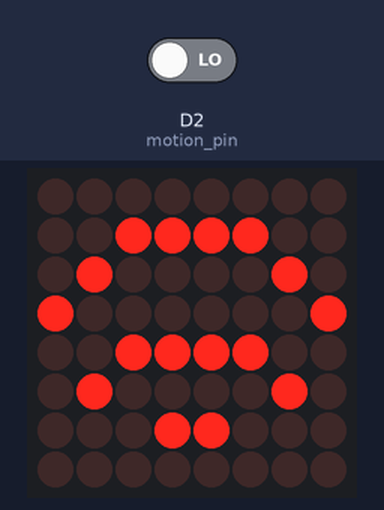
Bench run of a sketch on a simulated ESP8266 (Wemos D1 mini). On the bench: 8×8 LED matrix. Wiring (inferred from the names in the program): MAX7219 LED driver (orientation assumed): data D7; clock D5; CS D6. The test bench sets the inputs (shaded band); at power-on: D2 (motion_pin) LOW. WiFi joins after 1.5 s; servers stay silent unless stated; what the sketch prints to the serial monitor is not drawn.

Above: at 0.1 s.
At 0.6 s:
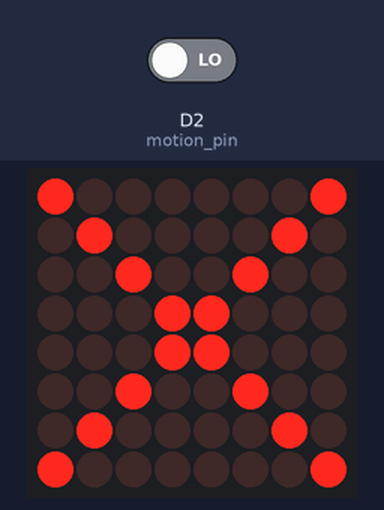
At 1.6 s:
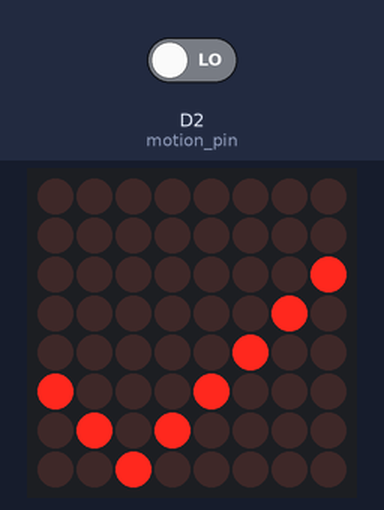
3.3 s: D2 (motion_pin) driven HIGH
Timing chart, 0 to 6.3 s (numbered marks = the images above; inputs shaded):
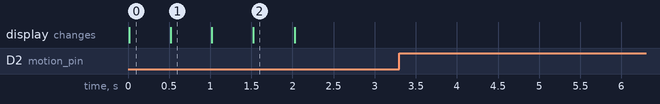

Measured:
- after the input at 3.3 s, every drawn part: stays the same
- what the display in image 0 shows lasts 0.5 s, from 0.0 s to 0.5 s

The sketch:

weather_station.ino
```cpp
#include <ESP8266WiFi.h>
#include <ESP8266HTTPClient.h>
#include "ArduinoJson.h"
#include "icons.h"

// see https://wiki.wemos.cc/products:d1:d1_mini for GPIO pin values.
 int motion_pin = 4;
 int audio_pin = 15;

// digital pins for the LED matrix
 int DIN = 13;
 int CS = 12;
 int CLK = 14;

 char* ssid = "arduino";
 char* password = "arduinotest";

 char* url = "https://baran-it.com/wst/stations/1/getWeather";
// sha1 fingerprint for HTTPS
 char* fingerprint = "39 FC 06 60 1D 63 DB CC C1 12 BF A7 65 D2 59 40 4B 70 06 F1";

 int notification_tone[50] = { 103, 839, 462, 336, 257, 269, 228, 929, 757, 499, 159, 988, 249, 671, 523, 165, 911, 470, 994, 883, 294, 290, 946, 337, 121, 526, 414, 250, 270, 854, 125, 354, 134, 653, 585, 295, 227, 406, 261, 919, 966, 481, 242, 36, 524, 356, 440, 37, 42, 841 };

// max7219 registers
byte max7219_reg_noop        = 0x00;
byte max7219_reg_digit0      = 0x01;
byte max7219_reg_digit1      = 0x02;
byte max7219_reg_digit2      = 0x03;
byte max7219_reg_digit3      = 0x04;
byte max7219_reg_digit4      = 0x05;
byte max7219_reg_digit5      = 0x06;
byte max7219_reg_digit6      = 0x07;
byte max7219_reg_digit7      = 0x08;
byte max7219_reg_decodeMode  = 0x09;
byte max7219_reg_intensity   = 0x0a;
byte max7219_reg_scanLimit   = 0x0b;
byte max7219_reg_shutdown    = 0x0c;
byte max7219_reg_displayTest = 0x0f;

void setup()
{
    Serial.begin(115200);

    pinMode(motion_pin, INPUT);
    pinMode(DIN, OUTPUT);
    pinMode(CLK, OUTPUT);
    pinMode(CS, OUTPUT);
    initMax7219();
    delay(10);

    Serial.println();
    Serial.println();
    Serial.print("Connecting to ");
    Serial.println(ssid);

    Serial.println("");
    Serial.println("Wifi connected");
    Serial.println("IP address: ");
    Serial.println(WiFi.localIP());
    setupWifi();
}

/*
 * This function will hang the arduino until it connects to the wifi network
 * as specified by the `ssid` and `password` above. It will flash different
 * icons based on the wifi status. (see `icons.h#WIFI_STATES`)
 */
void setupWifi()
{
    WiFi.mode(WIFI_STA); // Otherwise the chip would act as an access point
    WiFi.begin(ssid, password);

    bool wifi_state = false;
    while (WiFi.status() != WL_CONNECTED) {
        drawShape(WIFI_STATES[wifi_state]);
        wifi_state = !wifi_state;
        delay(500);
        Serial.print(".");
    }
    clearScreen();

    // Show a check icon for 0.5 seconds to show that wifi is connected.
    drawShape(WIFI_STATES[2]);
    delay(500);
    clearScreen();
}

void putByte(byte data)
{
    byte i = 8;
    byte mask;
    while(i > 0)
    {
        mask = 0x01 << (i - 1);      // get bitmask
        digitalWrite(CLK, LOW);   // tick
        if (data & mask)
            digitalWrite(DIN, HIGH);
        else
            digitalWrite(DIN, LOW);
        digitalWrite(CLK, HIGH);   // tock
        --i;
    }
}

void maxSingle(byte reg, byte col)
{
    digitalWrite(CS, LOW);
    putByte(reg);
    putByte(col);
    digitalWrite(CS,HIGH);
}

void drawShape(byte shape[])
{
    for(int i = 1; i <= 8; i++) {
        maxSingle(i, shape[i - 1]);
    }
}

void clearScreen()
{
    byte clear[] = {0, 0, 0, 0, 0, 0, 0, 0};
    drawShape(clear);
}

void initMax7219()
{
    //initiation of the max 7219
    maxSingle(max7219_reg_scanLimit, 0x07);
    maxSingle(max7219_reg_decodeMode, 0x00);     // using an led matrix (not digits)
    maxSingle(max7219_reg_shutdown,   0x01);     // not in shutdown mode
    maxSingle(max7219_reg_displayTest, 0x00);    // no display test
    clearScreen();
    maxSingle(max7219_reg_intensity, 0x0f & 0x0f);  // the first 0x0f is the value you can set
}

/*
 * Performs an HTTP request to the weather (station) API.
 * Returns either raw JSON String (to be parsed later,
 * see `getWeatherInformation()`), or an empty String.
 */
String getJson()
{
    Serial.print("Reading from ");
    Serial.println(url);

    HTTPClient client;
    client.begin(url, fingerprint);
    int httpCode = client.GET();
    String payload = "";

    if (httpCode > 0) {
        Serial.println("reached success");
        payload = client.getString();
    }
    Serial.print("Payload: ");
    Serial.println(payload);

    client.end();
    return payload;
}

/*
 * Get the weather information from the API and parse the json string
 * into a usable object.
 */
JsonObject& getWeatherInformation()
{
    StaticJsonBuffer<200> jsonBuffer;
    String jsonString = getJson();
    JsonObject& root = jsonBuffer.parseObject(jsonString);
    return root;
}


/*
 * Determines which icon to use depending on the weather category from
 * OpenWeatherMap. Returns an interger with the index to the icon in
 * icon array (see `icons.h`)
 */
int determineIcon( int weather_code)
{
    // see https://openweathermap.org/weather-conditions
    if (weather_code == 800)
        return 0;
    if (weather_code >= 500 && weather_code < 600)
        return 1;
    if (weather_code >= 600 && weather_code < 700)
        return 2;
    return -1;
}

void playTone()
{
    // Peshmerge's favorite tune, commented out for obvious reasons
    /* for (int i = 0; i < 50; i++) { */
    /*     tone(audio_pin, notification_tone[i], 150); */
    /*     delay(150); */
    /* } */
    tone(audio_pin, 200, 1000);
    delay(150);
}

/*
 * Handle the actual "motion" event. Mainly to keep `loop()` clean.
 */
void handleEvent()
{
    JsonObject& weatherJson = getWeatherInformation();
    int icon = determineIcon(weatherJson["weather_code"]);
    if (icon >= 0) {
        drawShape(IMAGES[icon]);
        if (weatherJson["sound"])
            playTone();
    }
}

void loop()
{
    if (WiFi.status() != WL_CONNECTED) {
        setupWifi();
    }

    int motion_value = digitalRead(motion_pin);

    if (motion_value == HIGH) {
        Serial.println("Motion detected");
        handleEvent();
        delay(5000);
        clearScreen();
    }
    delay(100);
}
```

icons.h
```cpp
#ifndef ICONS_H
#define ICONS_H

 byte IMAGES[][8] = {
{
  B10001001,
  B01000010,
  B00011000,
  B10111100,
  B00111101,
  B00011000,
  B01000010,
  B10010001
},{
  B00010000,
  B00111000,
  B01111100,
  B11111110,
  B00010000,
  B00010000,
  B00010100,
  B00001000
},{
  B00010000,
  B01010100,
  B00111000,
  B11111110,
  B00111000,
  B01010100,
  B00010000,
  B00000000
}};
 int IMAGES_LEN = sizeof(IMAGES)/8;

byte WIFI_STATES[][8] = {
{
  B00000000,
  B00111100,
  B01000010,
  B10000001,
  B00111100,
  B01000010,
  B00011000,
  B00000000
},{
  B10000001,
  B01000010,
  B00100100,
  B00011000,
  B00011000,
  B00100100,
  B01000010,
  B10000001
},{
  B00000000,
  B00000000,
  B00000001,
  B00000010,
  B00000100,
  B10001000,
  B01010000,
  B00100000
}};
 int WIFI_STATES_LEN = sizeof(IMAGES)/8;


#endif
```
